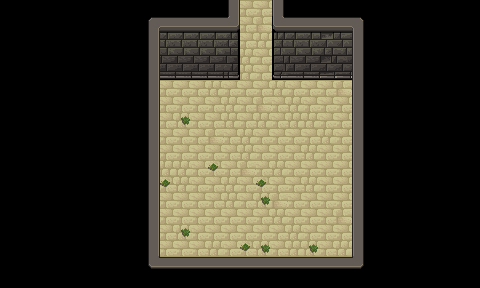

This is a level from a 2D game, rendered from its Tiled map with the project's own tilesets. A one-line summary and the complete map file follow:
An orthogonal 30x18 tile map with 16x16 px tiles, 3 tile layers (Base, Ground, Upper) and 2 objects (Entrance, DungeonObject).

<map version="1.4" tiledversion="1.4.1" orientation="orthogonal" renderorder="right-down" width="30" height="18" tilewidth="16" tileheight="16" infinite="0" nextlayerid="22" nextobjectid="48">
 <properties>
  <property name="ActiveSpawn" type="int" value="0" />
  <property name="Dungeon" value="Forest" />
  <property name="Outside" type="bool" value="false" />
  <property name="ResourcesMinMax" value="30-60" />
 </properties>
 <tileset firstgid="1" source="../Tilesets/tilesetDungeon.tsx" />
 <layer id="19" name="Base" width="30" height="18">
  <data encoding="csv">
145,145,145,145,145,145,145,145,145,145,145,145,145,145,145,10,10,145,145,145,145,145,145,145,145,145,145,145,145,145,
145,145,145,145,145,145,145,145,145,145,145,145,145,145,145,10,12,145,145,145,145,145,145,145,145,145,145,145,145,145,
145,145,145,145,145,145,145,145,145,145,145,145,145,145,145,10,11,145,145,145,145,145,145,145,145,145,145,145,145,145,
145,145,145,145,145,145,145,145,145,145,145,145,145,145,145,11,10,145,145,145,145,145,145,145,145,145,145,145,145,145,
145,145,145,145,145,145,145,145,145,145,145,145,145,145,145,11,10,145,145,145,145,145,145,145,145,145,145,145,145,145,
145,145,145,145,145,145,145,145,145,10,10,10,10,11,10,10,10,11,10,10,10,12,10,145,145,145,145,145,145,145,
145,145,145,145,145,145,145,145,145,10,10,10,10,10,11,10,12,10,11,10,10,10,31,145,145,145,145,145,145,145,
145,145,145,145,145,145,145,145,145,11,10,31,10,10,11,10,11,10,11,11,10,10,10,145,145,145,145,145,145,145,
145,145,145,145,145,145,145,145,145,10,10,10,10,12,10,11,10,10,10,10,11,10,12,145,145,145,145,145,145,145,
145,145,145,145,145,145,145,145,145,10,10,10,10,10,10,11,10,10,10,11,10,10,10,145,145,145,145,145,145,145,
145,145,145,145,145,145,145,145,145,10,11,11,10,30,10,12,10,11,10,10,10,10,10,145,145,145,145,145,145,145,
145,145,145,145,145,145,145,145,145,10,30,11,10,10,11,10,30,10,10,11,10,10,31,145,145,145,145,145,145,145,
145,145,145,145,145,145,145,145,145,10,10,10,10,10,11,10,31,12,10,10,10,10,10,145,145,145,145,145,145,145,
145,145,145,145,145,145,145,145,145,10,10,10,10,10,10,10,10,11,10,10,10,12,11,145,145,145,145,145,145,145,
145,145,145,145,145,145,145,145,145,11,10,31,10,10,10,10,10,10,11,10,10,10,10,145,145,145,145,145,145,145,
145,145,145,145,145,145,145,145,145,10,10,10,10,11,10,30,31,10,11,31,10,11,10,145,145,145,145,145,145,145,
145,145,145,145,145,145,145,145,145,10,11,10,10,10,10,10,10,10,10,10,31,10,10,145,145,145,145,145,145,145,
145,145,145,145,145,145,145,145,145,145,145,145,145,145,145,145,145,145,145,145,145,145,145,145,145,145,145,145,145,145
</data>
 </layer>
 <layer id="20" name="Ground" width="30" height="18">
  <data encoding="csv">
0,0,0,0,0,0,0,0,0,0,0,0,0,0,24,0,0,21,0,0,0,0,0,0,0,0,0,0,0,0,
0,0,0,0,0,0,0,0,0,22,62,62,62,62,64,0,0,61,62,62,62,62,23,0,0,0,0,0,0,0,
0,0,0,0,0,0,0,0,0,24,84,84,84,84,82,0,0,81,84,84,85,86,21,0,0,0,0,0,0,0,
0,0,0,0,0,0,0,0,0,24,104,104,104,104,102,0,0,101,104,104,105,106,21,0,0,0,0,0,0,0,
0,0,0,0,0,0,0,0,0,24,124,124,124,124,122,0,0,121,124,124,125,126,21,0,0,0,0,0,0,0,
0,0,0,0,0,0,0,0,0,24,0,0,0,0,0,0,0,0,0,0,0,0,21,0,0,0,0,0,0,0,
0,0,0,0,0,0,0,0,0,24,0,0,0,0,0,0,0,0,0,0,0,0,21,0,0,0,0,0,0,0,
0,0,0,0,0,0,0,0,0,24,0,0,0,0,0,0,0,0,0,0,0,0,21,0,0,0,0,0,0,0,
0,0,0,0,0,0,0,0,0,24,0,0,0,0,0,0,0,0,0,0,0,0,21,0,0,0,0,0,0,0,
0,0,0,0,0,0,0,0,0,24,0,0,0,0,0,0,0,0,0,0,0,0,21,0,0,0,0,0,0,0,
0,0,0,0,0,0,0,0,0,24,0,0,0,0,0,0,0,0,0,0,0,0,21,0,0,0,0,0,0,0,
0,0,0,0,0,0,0,0,0,24,0,0,0,0,0,0,0,0,0,0,0,0,21,0,0,0,0,0,0,0,
0,0,0,0,0,0,0,0,0,24,0,0,0,0,0,0,0,0,0,0,0,0,21,0,0,0,0,0,0,0,
0,0,0,0,0,0,0,0,0,24,0,0,0,0,0,0,0,0,0,0,0,0,21,0,0,0,0,0,0,0,
0,0,0,0,0,0,0,0,0,24,0,0,0,0,0,0,0,0,0,0,0,0,21,0,0,0,0,0,0,0,
0,0,0,0,0,0,0,0,0,24,0,0,0,0,0,0,0,0,0,0,0,0,21,0,0,0,0,0,0,0,
0,0,0,0,0,0,0,0,0,42,2,2,2,2,2,2,2,2,2,2,2,2,43,0,0,0,0,0,0,0,
0,0,0,0,0,0,0,0,0,0,0,0,0,0,0,0,0,0,0,0,0,0,0,0,0,0,0,0,0,0
</data>
 </layer>
 <layer id="21" name="Upper" width="30" height="18">
  <data encoding="csv">
0,0,0,0,0,0,0,0,0,0,0,0,0,0,0,0,0,0,0,0,0,0,0,0,0,0,0,0,0,0,
0,0,0,0,0,0,0,0,0,0,0,0,0,0,0,0,0,0,0,0,0,0,0,0,0,0,0,0,0,0,
0,0,0,0,0,0,0,0,0,0,0,0,0,0,0,0,0,0,0,0,0,0,0,0,0,0,0,0,0,0,
0,0,0,0,0,0,0,0,0,0,0,0,0,0,0,0,0,0,0,0,0,0,0,0,0,0,0,0,0,0,
0,0,0,0,0,0,0,0,0,0,0,0,0,0,0,0,0,0,0,0,0,0,0,0,0,0,0,0,0,0,
0,0,0,0,0,0,0,0,0,0,0,0,0,0,0,0,0,0,0,0,0,0,0,0,0,0,0,0,0,0,
0,0,0,0,0,0,0,0,0,0,0,0,0,0,0,0,0,0,0,0,0,0,0,0,0,0,0,0,0,0,
0,0,0,0,0,0,0,0,0,0,0,0,0,0,0,0,0,0,0,0,0,0,0,0,0,0,0,0,0,0,
0,0,0,0,0,0,0,0,0,0,0,0,0,0,0,0,0,0,0,0,0,0,0,0,0,0,0,0,0,0,
0,0,0,0,0,0,0,0,0,0,0,0,0,0,0,0,0,0,0,0,0,0,0,0,0,0,0,0,0,0,
0,0,0,0,0,0,0,0,0,0,0,0,0,0,0,0,0,0,0,0,0,0,0,0,0,0,0,0,0,0,
0,0,0,0,0,0,0,0,0,0,0,0,0,0,0,0,0,0,0,0,0,0,0,0,0,0,0,0,0,0,
0,0,0,0,0,0,0,0,0,0,0,0,0,0,0,0,0,0,0,0,0,0,0,0,0,0,0,0,0,0,
0,0,0,0,0,0,0,0,0,0,0,0,0,0,0,0,0,0,0,0,0,0,0,0,0,0,0,0,0,0,
0,0,0,0,0,0,0,0,0,0,0,0,0,0,0,0,0,0,0,0,0,0,0,0,0,0,0,0,0,0,
0,0,0,0,0,0,0,0,0,0,0,0,0,0,0,0,0,0,0,0,0,0,0,0,0,0,0,0,0,0,
0,0,0,0,0,0,0,0,0,0,0,0,0,0,0,0,0,0,0,0,0,0,0,0,0,0,0,0,0,0,
0,0,0,0,0,0,0,0,0,0,0,0,0,0,0,0,0,0,0,0,0,0,0,0,0,0,0,0,0,0
</data>
 </layer>
 <objectgroup id="4" name="Travel">
  <object id="19" name="Entrance" x="240" y="0.00185033" width="32" height="4">
   <properties>
    <property name="EntranceDir" value="Down" />
    <property name="Map" value="mapForest_Dungeon_Wing_1_8" />
   </properties>
  </object>
 </objectgroup>
 <objectgroup id="5" name="MapObject">
  <object id="47" name="DungeonObject" x="256" y="208" width="16" height="16">
   <properties>
    <property name="ID" type="int" value="40" />
    <property name="OutTrigger" value="Trigger_2" />
   </properties>
  </object>
 </objectgroup>
 <objectgroup id="6" name="Character" />
</map>
